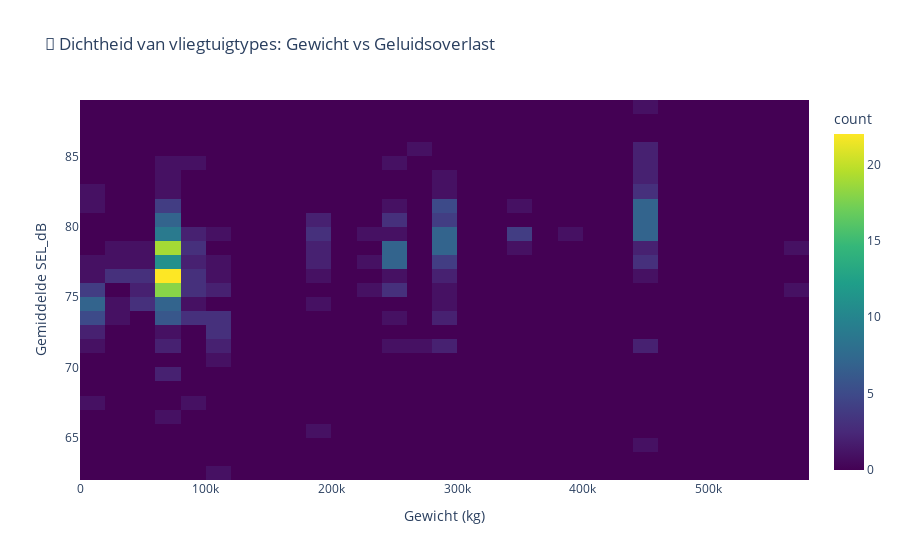

Notebook code for this chart:
### Code cell
# Stap 2 – gemiddelde SEL_dB per type
avg_sel = data.groupby('type')['SEL_dB'].mean().reset_index(name='gemiddelde_SEL_dB')

# Stap 3 – merge met gewicht
merged = avg_sel.merge(types_df[['type', 'gewicht_kg']], on='type', how='left').dropna()

# Stap 4 – heatmap maken
fig = px.density_heatmap(
    merged,
    x='gewicht_kg',
    y='gemiddelde_SEL_dB',
    nbinsx=30,
    nbinsy=30,
    color_continuous_scale='Viridis',
    labels={
        'gewicht_kg': 'Gewicht (kg)',
        'gemiddelde_SEL_dB': 'Gemiddelde SEL_dB'
    },
    title='🔳 Dichtheid van vliegtuigtypes: Gewicht vs Geluidsoverlast'
)

# Laat figuur zien
fig.show()

### Figure 1 — Plotly figure (JSON) as saved in the notebook; plotly's stock layout.template omitted (floating-point values rounded to 4 significant figures; data arrays with more than 128 entries replaced by an {"elided": "..."} marker saying what was removed)
{"data": [{"coloraxis": "coloraxis", "hovertemplate": "Gewicht (kg)=%{x}<br>Gemiddelde SEL_dB=%{y}<br>count=%{z}<extra></extra>", "name": "", "nbinsx": 30, "nbinsy": 30, "type": "histogram2d", "x": {"elided": "316 int values"}, "xaxis": "x", "xbingroup": "x", "y": {"elided": "316 float values"}, "yaxis": "y", "ybingroup": "y"}], "layout": {"coloraxis": {"colorbar": {"title": {"text": "count"}}, "colorscale": [[0, "#440154"], [0.1111, "#482878"], [0.2222, "#3e4989"], [0.3333, "#31688e"], [0.4444, "#26828e"], [0.5556, "#1f9e89"], [0.6667, "#35b779"], [0.7778, "#6ece58"], [0.8889, "#b5de2b"], [1, "#fde725"]]}, "legend": {"tracegroupgap": 0}, "title": {"text": "🔳 Dichtheid van vliegtuigtypes: Gewicht vs Geluidsoverlast"}, "xaxis": {"anchor": "y", "domain": [0, 1], "title": {"text": "Gewicht (kg)"}}, "yaxis": {"anchor": "x", "domain": [0, 1], "title": {"text": "Gemiddelde SEL_dB"}}}}
